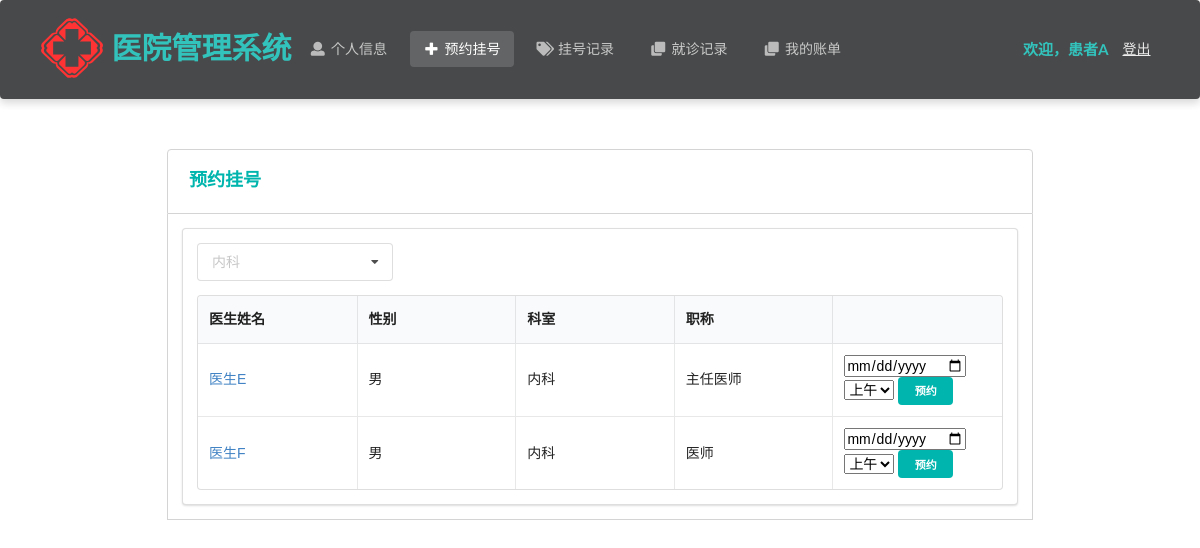
The app's page /patient/makeAppointment (signed in) with its own data.
### Hospital/models.py (models this page shows, shortened)
class Patient(models.Model):
    name = models.CharField(max_length=10)  # 姓名
    password = models.CharField(max_length=32)  # 密码
    gender = models.CharField(max_length=32, choices=gender_choices)  # 性别
    identity_card_no = models.CharField(max_length=32, unique=True)  # 身份证号
    medical_insurance = models.BooleanField()  # 是否有医保
    telephone_no = models.CharField(max_length=32)  # 电话号码
    birth_date = models.DateField()  # 出生日期
    create_time = models.DateTimeField(auto_now_add=True)  # 注册时间

class Doctor(models.Model):
    department_choices = (
        ('Department of Internal Medicine', '内科'),
        ('Department of Surgery', '外科'),
        ('Department of Pediatrics', '儿科'),
        ('Department of Obstetrics and Gynecology', '妇产科'),
        ('Department of Traditional Chinese Medicine', '中医科'),
        ('Department of Dermatology', '皮肤科'),
        ('Department of Oral Medicine', '口腔科'),
    )
    title_choices = (
        ('director physician', '主任医师'),
        ('assistant director physician', '副主任医师'),
        ('physician', '医师')
    )
    name = models.CharField(max_length=10)  # 姓名
    password = models.CharField(max_length=32)  # 密码
    gender = models.CharField(max_length=32, choices=gender_choices)  # 性别
    identity_card_no = models.CharField(max_length=32, unique=True)  # 身份证号
    department = models.CharField(max_length=64, choices=department_choices)  # 科室
    title = models.CharField(max_length=32, choices=title_choices)  # 职称
    description = models.TextField(max_length=512, default='暂无简介')  # 简介
    create_time = models.DateTimeField(auto_now_add=True)  # 注册时间

### Hospital/patientViews.py (the view, shortened to what this page needs)
# urls.py: path('patient/makeAppointment', patientViews.makeAppointment),
def makeAppointment(request):
    patient = models.Patient.objects.get(identity_card_no=request.session['identity_card_no'])
    departs = [depart[0] for depart in models.Doctor.department_choices]
    departs_ = [depart[1] for depart in models.Doctor.department_choices]
    depart = request.GET.get('depart', departs_[0] if 'depart' not in request.session else request.session['depart'])
    request.session['depart'] = depart
    records = models.Doctor.objects.filter(department=departs[departs_.index(depart)])
    num_per_page = 5
    paginator = Paginator(records, num_per_page)
    page = request.GET.get('page', 1)
    try:
        page_obj = paginator.page(page)
    except PageNotAnInteger:
        page_obj = paginator.page(1)
    except EmptyPage:
        page_obj = paginator.page(paginator.num_pages)
    is_paginated = True if paginator.num_pages > 1 else False
    page_range = paginator.get_elided_page_range(page, on_each_side=3, on_ends=2)
    return render(request, 'patient/makeAppointment.html', locals())

### Hospital/templates/patient/makeAppointment.html (shortened to what this page needs)
<!DOCTYPE html>
<html lang="ch">
{% load static %}
<head>
    <link rel="stylesheet" href="https://cdn.jsdelivr.net/semantic-ui/2.2.4/semantic.min.css">
    <link rel="stylesheet" href="../../static/Hospital/css/me.css">
    <link rel="stylesheet" href="{% static 'Hospital/css/entry.css' %}">
</head>
<body>
    <nav class="ui inverted  segment m-padded-tb-large m-shadow-small m-opacity-mini">
        <div class="ui container">
            <div class="ui inverted secondary stackable menu">
                <img src="../../static/Hospital/img/logo.svg" height="80" width="80"/>
                <h2 class="ent">医院管理系统</h2>
                <a href="/patient/info" class="m-item item"><i class="user icon"></i>个人信息</a>
                <a href="/patient/makeAppointment" class="active m-item item"><i class="plus icon"></i>预约挂号</a>
                <a href="/patient/appointment" class="m-item item"><i class="tags icon"></i>挂号记录</a>
                <a href="/patient/diagnosis" class="m-item item"><i class="clone icon"></i>就诊记录</a>
                <a href="/patient/bill" class="m-item item"><i class="clone icon"></i>我的账单</a>
                <div class="right m-item item">
                    <h4 class="ui teal header item">欢迎，{{ patient.name }}</h4>
                    <a href="/patient/logout/" class="text-success "><ins>登出</ins></a>
                </div>
            </div>
        </div>
    </nav>
    <div class="m-container m-padded-tb-big">
        <div class="container">
            <div class="ui top attached rounded padded segment">
                <div class="ui middle aligned two column grid">
                    <div class="column">
                        <h3 class="ui teal header">预约挂号</h3>
                    </div>
                </div>
            </div>
            <div class="ui attached segment">
                <div class="ui segment ">
                    <div class="ui selection dropdown" >
                        <i class="dropdown icon"></i>
                        <div class="default text">{{ depart }}</div>
                    </div>
                    <table class="ui celled six column table">
                        <thead>
                            <tr>
                                <th>医生姓名</th>
                                <th>性别</th>
                                <th>科室</th>
                                <th>职称</th>
                                <th></th>
                            </tr>
                        </thead>
                        <tbody>
                            {% for rec in page_obj%}
                            <tr>
                                <td>
                                    <a href="#" class="doctorname button" data-content={{ rec.description }}>
                                        {{ rec.name }}
                                    </a>
                                </td>
                                <td>{{ rec.get_gender_display }}</td>
                                <td>{{ rec.get_department_display }}</td>
                                <td>{{ rec.get_title_display }}</td>
                                <td><form action="" method="post">
                                <input type="date" name="appointment_date" required>
                                    <select name="appointment_time" >
                                    <option value="Morning">上午</option>
                                    </select>
                                    <button type="submit" class="ui teal mini centered button" value="预约">预约</button>
                                    </form>
                                </td>
                            </tr>
                        {% endfor %}
                        </tbody>
                    </table>
                </div>
            </div>
        </div>
            </div>
    <br>
    <br>
    <br>
</body>
</html>

### Hospital/static/Hospital/css/me.css (style rules this page uses)
.m-padded-tb-large { padding-top: 1.3em !important; padding-bottom: 1.3em !important; }
.m-padded-tb-big { padding-top: 3em !important; padding-bottom: 3em !important; }
.m-opacity-mini { opacity: 0.8!important; }
.m-container { max-width: 72em !important; margin: auto !important; }
.m-shadow-small { -webkit-box-shadow: 0 4px 8px rgba(0,0,0,0.2) !important; box-shadow: 0 4px 8px rgba(0,0,0,0.2) !important; }

### Hospital/static/Hospital/css/entry.css (style rules this page uses)
* { margin: 0; padding: 0; }
a { text-decoration: none; }
body { -webkit-font-smoothing: antialiased; background-color: #fff; font: 12px/1.5 Microsoft YaHei, Heiti SC, tahoma, arial, Hiragino Sans GB, "\5B8B\4F53", sans-serif; color: #666; }
.ui img { margin-top:-10px; margin-bottom:-10px; }
.ui .ent { font-size:30px; margin-top:10px; color:#00B5AD; }

### records on screen
Patient: name "患者A"
Doctor: name "医生E", gender "男", department "内科", title "主任医师"
Doctor: name "医生F", gender "男", department "内科", title "医师"

### other values on screen
{{ depart }} "内科"
